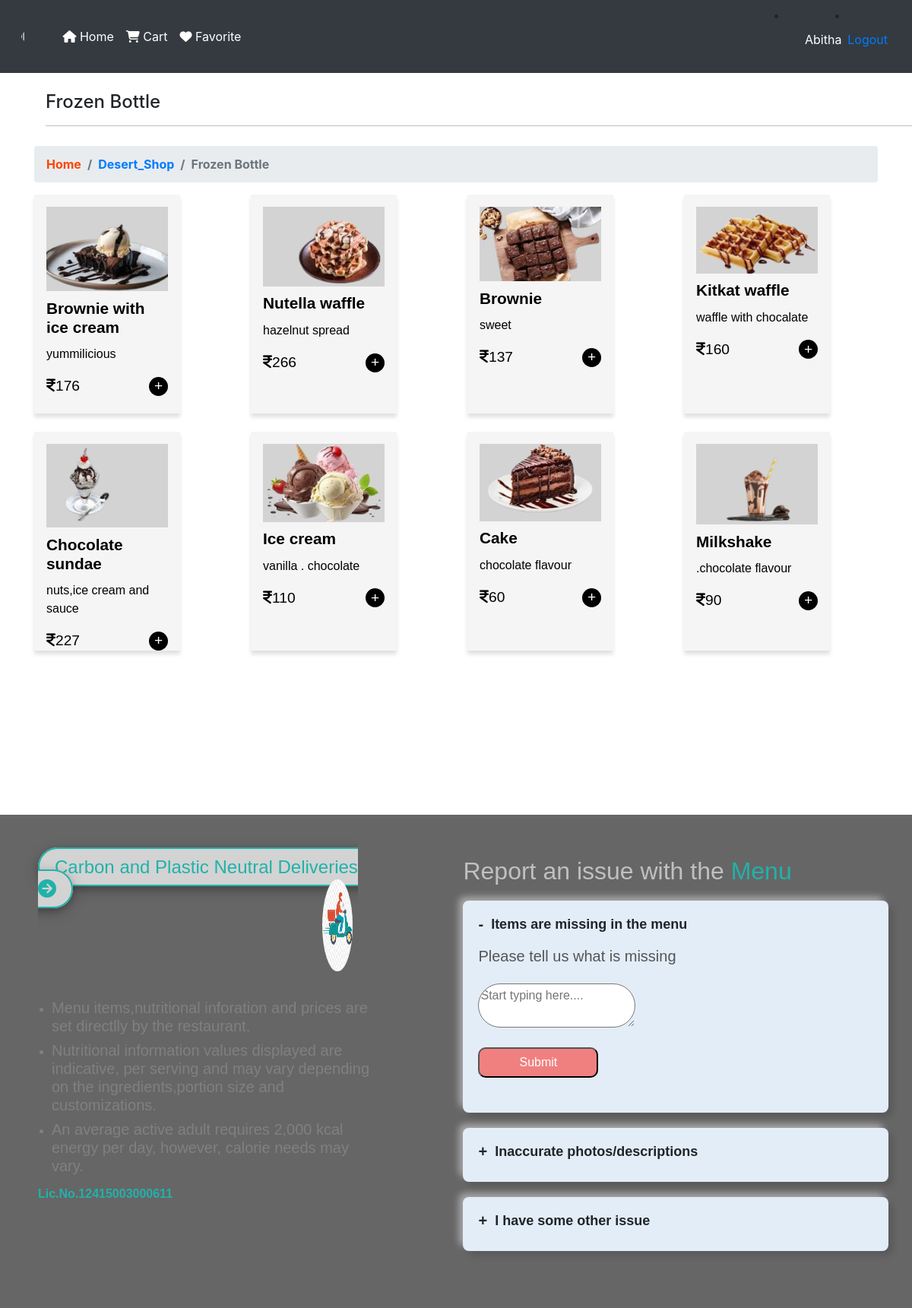
The page /desert/Frozen Bottle (signed in) on the database its author committed.
### app/models.py (models this page shows, shortened)
class Desert(models.Model):
    name=models.CharField(max_length=150,null=False,blank=False)
    image=models.ImageField(upload_to=getFileName,null=True,blank=True)
    description=models.TextField(max_length=500,null=False,blank=False)
    status=models.BooleanField(default=False,help_text="0-show,1-Hidden")
    created_at=models.DateTimeField(auto_now_add=True)

class Des(models.Model):
    category=models.ForeignKey(Desert,on_delete=models.CASCADE)
    name=models.CharField(max_length=150,null=False,blank=False)
    vendor=models.CharField(max_length=150,null=False,blank=False)
    product_image=models.ImageField(upload_to=getFileName,null=True,blank=True)
    quantity=models.IntegerField(null=False,blank=False)
    price=models.IntegerField(null=False,blank=False)
    description=models.TextField(max_length=500,null=False,blank=False)
    status=models.BooleanField(default=False,help_text="0-show,1-Hidden")
    trending=models.BooleanField(default=False,help_text="0-default,1-Trending")
    rating=models.IntegerField(null=False,blank=False)
    created_at=models.DateTimeField(auto_now_add=True)

### app/views.py (the view)
# urls.py: path("desert/<str:name>",views.desertview,name='desert'),
def desertview(request,name):
  if(Desert.objects.filter(status=0,name=name)):
    products=Des.objects.filter(category__name=name)
    return render(request,"b5.html",{"products":products,"category_name":name})
  else:
    messages.warning(request,"No such Category Found")
    return redirect('desert')

### app/templates/b5.html (shortened to what this page needs)
<html>
    <head>
        {% extends 'index.html' %}
        {% load static %}
        {% block mes %}
         <link rel="stylesheet" href="https://maxcdn.bootstrapcdn.com/bootstrap/4.5.2/css/bootstrap.min.css">
        <link rel="stylesheet" href="https://cdnjs.cloudflare.com/ajax/libs/font-awesome/5.15.4/css/all.min.css">
        <link rel="stylesheet" href="https://cdnjs.cloudflare.com/ajax/libs/font-awesome/6.5.1/css/all.min.css">
    </head>
    <body>
      <br><br><br><br><br>
        <div class="container">
         <div class="col-12"style="position:absolute;">
            <h4 >{{category_name}}</h4>
            <hr style="border-color: #b8bfc2;">
         </div><br><br><br>
         <nav aria-label="breadcrumb">
            <ol class="breadcrumb"style="font-weight: bold;">
              <li class="breadcrumb-item"><a href="{% url 'base' %}" style="text-decoration: none;color:orangered">Home</a></li>
              <li class="breadcrumb-item"><a href="{% url 'desert' %}" style="text-decoration:none;">Desert_Shop</a></li>
              <li class="breadcrumb-item active" aria-current="page">{{category_name}} </li>
            </ol>
          </nav>
            <div class="row">
               {% for item in products %}
            <div class="col-lg-3">
          <div class="productcard">
             <img src="{{item.product_image.url}}" alt="image" style="background-color: lightgray;">
             <a href="{% url 'product_details4' category_name item.name %}"style="text-decoration-line:none;color:black">
             <h4>{{item.name}}</h4>
             <p>{{item.description}}</p>
             <div>
                 <span><i class="fa-solid fa-indian-rupee-sign"></i>{{item.price}}</span>
                 <button>+</button>
             </div>
            </a>
            </div>
           </div><br><br><br><br><br><br><br><br><br><br><br><br><br>
           {% endfor %}
      </div>
      </div>
    </body>
    {% endblock%}

### app/templates/index.html (shortened to what this page needs)
<html>
  <head>
    {% load static %}
    <link rel="stylesheet" href="https://maxcdn.bootstrapcdn.com/bootstrap/4.5.2/css/bootstrap.min.css">
    <link rel="stylesheet" href="https://cdnjs.cloudflare.com/ajax/libs/font-awesome/6.5.1/css/all.min.css">
  </head>
<body>
<nav class="navbar navbar-expand-sm navbar-dark bg-dark fixed-top ">
  <img src="{% static  'zomato.jpg' %}" width="4%",height="4%" style="margin-left: 1%;border-radius: 50%;">
    <div class="collapse navbar-collapse" id="navbarSupportedContent">
      <ul class="navbar-nav mr-auto">
        <li class="nav-item active">
          <a class="nav-link" href="/homi"><i class="fa fa-home"></i> Home</a>
        </li>
        <li class="nav-item active">
          <a class="nav-link" href="/cart"><i class="fa fa-shopping-cart"></i> Cart</a>
        </li>
        <li class="nav-item active">
          <a class="nav-link" href="/favviewpage"><i class="fa fa-heart"></i> Favorite</a>
        </li>
      </ul>
      <form class="d-flex" >
        {% if user.is_authenticated %}
        <li class="nav-item  "><a  class="nav-link bi bi-person-fill " href="#" style="margin-left: 30%;"id="p1"> {{user.username}}</a></li>
        <li class="nav-item"><a  class="nav-link " href="{% url 'logout' %}" >Logout</a></li>
        {% else %}
        <li class="nav-item"><a class="nav-link bi bi-person" href="login" id="p1">Login</a></li>
      {% endif %}
      </form>
   </div>
  </nav>
  {% block mes %}
  {% endblock %}
  <br><br><br><br><br><br><br><br>
  <footer class="footer-distributed">
    <div class="footer-left">
        <h4><span>Carbon and Plastic Neutral Deliveries <i class="fa-solid fa-circle-arrow-right" style="border-radius: 80%;"></i></span></h4>
        <img src="{% static 'bike.png' %}" width="9%" height="7%" style="border-radius: 50%;margin-left: 85%; margin-top: -8%;"><br><br><br>
        <ul style="color:gray;margin-left: -5%;">
         <li><h5> Menu items,nutritional inforation and prices are set directlly by the restaurant.</h5></li>
<li><h5>Nutritional information values displayed are indicative, per serving and may vary depending on the ingredients,portion size and customizations.</h5></li>
        <li> <h5>An average active adult requires 2,000 kcal energy per day, however, calorie needs may vary. </h5></li>
       </ul>
        <p style="color: lightseagreen;">Lic.No.12415003000611</p>
    </div>
      <div class="footer-center" style="margin-left: 5%;">
      <h2 style="margin-left: 10%;color: #C0C0C0;">Report an issue with the <span style="color: lightseagreen;">Menu</span></h2>
        <ul class="accordion" style="text-decoration: none;">
<li>
  <label for="first"style="font-weight:bold;">Items are missing in the menu</label>
  <div class="content">
    <br>
    <form action="addData" method="POST" autocomplete="off">
     <h5 style="margin-top:-7%;">Please tell us what is missing</h5><br>
     <div>
        <textarea required="required" placeholder="Start typing here...." name="Message" style="margin-top:-2%;border-radius:80px;"></textarea><br>
  </div><br>
  <input type="submit" style="background-color:lightcoral;color: white;padding-left: 10%;padding-right: 10%;padding-top: 5px;padding-bottom:5px;border-radius: 10px;">
    </form>
  </div>
</li>
<li>
  <label for="second"style="font-weight:bold;">Inaccurate photos/descriptions</label>
</li>
<li>
  <label for="third" style="font-weight:bold;">I have some other issue</label>
</li>
</ul>
    </div>
</footer>
</body>
  </html>

### app/templates/index.html (style rules this page uses)
#p1 { text-decoration: none; color: white; }
.navbar { position:fixed; width:100%; z-index: 1000000; top:0; }
.footer-distributed { background: #666; box-shadow: 0 1px 1px 0 rgba(0, 0, 0, 0.12); box-sizing: border-box; width: 100%; text-align: left; font: bold 16px sans-serif; padding: 55px 50px; }
.footer-distributed .footer-left, .footer-distributed .footer-center, .footer-distributed .footer-right { display: inline-block; vertical-align: top; }
.footer-distributed .footer-left { width: 40%; }
.footer-distributed h4 span { color:lightseagreen; font-size: 100%; border: 2px solid; background-color: #D3D3D3; padding-left: 20px; padding-top: 10px; padding-bottom: 10px; padding-right: 20px; padding-left: 20px; border-radius: 80px; box-shadow: 0 4px 8px 0 rgba(0, 0, 0, 0.2), 0 6px 20px 0 rgba(0, 0, 0, 0.19); }
.accordion { width:600px; }
.accordion li { list-style: none; width: 100%; margin: 20px; padding: 10px; border-radius: 8px; background-color: #e3edf7; box-shadow: 6px 6px 10px -1px rgba(0,0,0,0.15), -6px -6px 10px -1px rgba(200,200,200,0.7); }
.accordion li label { display: flex; align-items: center; padding: 10px; font-size: 18px; font-weight: 500; cursor:pointer; }
label::before { content: '+'; margin-right: 10px; font-size: 20px; font-weight: 600; }
.accordion .content { color: #555; padding: 0 10px; line-height: 26px; max-height: 0; overflow: hidden; transition: max-height 0.5s,padding 0.5s;a }
.accordion input[type="radio"]:checked + label + .content { max-height: 400px; padding: 10px 10px 20px; }
.accordion input[type="radio"]:checked + label::before { content: '-'; }

### app/templates/b5.html (style rules this page uses)
.productcard { max-width: 12em; height: 18em; background-color:whitesmoke; padding: 1em; box-shadow: 0 5px 5px #e1e1e1; font-family: Arial, Helvetica, sans-serif; }
.productcard img { max-width: 100%; }
.productcard h4 { font-size: 1.3em; margin: 0.5em 0; font-weight: bold; }
.productcard div { font-size: 1.2em; display: flex; justify-content: space-between; align-items: center; }
.productcard button { background-color: #000; color: #fff; border: none; border-radius: 50%; width: 25px; height: 25px; font-size: 1em; display: flex; justify-content: center; align-items: center; }

### rows shown on the page
Desert: name "Frozen Bottle"
Des: product_image (picture), name "Brownie with ice cream", description "yummilicious", price "176"
Des: product_image (picture), name "Nutella waffle", description "hazelnut spread", price "266"
Des: product_image (picture), name "Brownie", description "sweet", price "137"
Des: product_image (picture), name "Kitkat waffle", description "waffle with chocalate", price "160"
Des: product_image (picture), name "Chocolate sundae", description "nuts,ice cream and sauce", price "227"
Des: product_image (picture), name "Ice cream", description "vanilla . chocolate", price "110"
Des: product_image (picture), name "Cake", description "chocolate flavour", price "60"
Des: product_image (picture), name "Milkshake", description ".chocolate flavour", price "90"

### other values the page prints
{{ user.username }} "Abitha"
